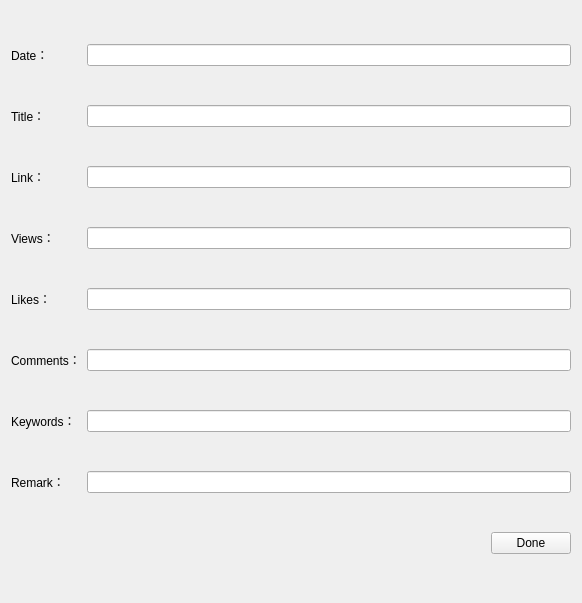
<?xml version="1.0" encoding="UTF-8"?>
<ui version="4.0">
 <class>NewArticle</class>
 <widget class="QWidget" name="NewArticle">
  <property name="geometry">
   <rect>
    <x>0</x>
    <y>0</y>
    <width>582</width>
    <height>603</height>
   </rect>
  </property>
  <property name="windowTitle">
   <string>Form</string>
  </property>
  <layout class="QVBoxLayout" name="verticalLayout">
   <item>
    <layout class="QHBoxLayout" name="horizontalLayout">
     <item>
      <widget class="QLabel" name="label">
       <property name="minimumSize">
        <size>
         <width>70</width>
         <height>0</height>
        </size>
       </property>
       <property name="text">
        <string>Date：</string>
       </property>
      </widget>
     </item>
     <item>
      <widget class="QLineEdit" name="dateEdit"/>
     </item>
    </layout>
   </item>
   <item>
    <layout class="QHBoxLayout" name="horizontalLayout_2">
     <item>
      <widget class="QLabel" name="label_2">
       <property name="minimumSize">
        <size>
         <width>70</width>
         <height>0</height>
        </size>
       </property>
       <property name="text">
        <string>Title：</string>
       </property>
      </widget>
     </item>
     <item>
      <widget class="QLineEdit" name="titleEdit"/>
     </item>
    </layout>
   </item>
   <item>
    <layout class="QHBoxLayout" name="horizontalLayout_3">
     <item>
      <widget class="QLabel" name="label_3">
       <property name="minimumSize">
        <size>
         <width>70</width>
         <height>0</height>
        </size>
       </property>
       <property name="text">
        <string>Link：</string>
       </property>
      </widget>
     </item>
     <item>
      <widget class="QLineEdit" name="linkEdit"/>
     </item>
    </layout>
   </item>
   <item>
    <layout class="QHBoxLayout" name="horizontalLayout_4">
     <item>
      <widget class="QLabel" name="label_4">
       <property name="minimumSize">
        <size>
         <width>70</width>
         <height>0</height>
        </size>
       </property>
       <property name="text">
        <string>Views：</string>
       </property>
      </widget>
     </item>
     <item>
      <widget class="QLineEdit" name="viewsEdit"/>
     </item>
    </layout>
   </item>
   <item>
    <layout class="QHBoxLayout" name="horizontalLayout_5">
     <item>
      <widget class="QLabel" name="label_5">
       <property name="minimumSize">
        <size>
         <width>70</width>
         <height>0</height>
        </size>
       </property>
       <property name="text">
        <string>Likes：</string>
       </property>
      </widget>
     </item>
     <item>
      <widget class="QLineEdit" name="likesEdit"/>
     </item>
    </layout>
   </item>
   <item>
    <layout class="QHBoxLayout" name="horizontalLayout_6">
     <item>
      <widget class="QLabel" name="label_6">
       <property name="minimumSize">
        <size>
         <width>70</width>
         <height>0</height>
        </size>
       </property>
       <property name="text">
        <string>Comments：</string>
       </property>
      </widget>
     </item>
     <item>
      <widget class="QLineEdit" name="commentsEdit"/>
     </item>
    </layout>
   </item>
   <item>
    <layout class="QHBoxLayout" name="horizontalLayout_7">
     <item>
      <widget class="QLabel" name="label_7">
       <property name="minimumSize">
        <size>
         <width>70</width>
         <height>0</height>
        </size>
       </property>
       <property name="text">
        <string>Keywords：</string>
       </property>
      </widget>
     </item>
     <item>
      <widget class="QLineEdit" name="keywordsEdit"/>
     </item>
    </layout>
   </item>
   <item>
    <layout class="QHBoxLayout" name="horizontalLayout_8">
     <item>
      <widget class="QLabel" name="label_8">
       <property name="minimumSize">
        <size>
         <width>70</width>
         <height>0</height>
        </size>
       </property>
       <property name="text">
        <string>Remark：</string>
       </property>
      </widget>
     </item>
     <item>
      <widget class="QLineEdit" name="remarkEdit"/>
     </item>
    </layout>
   </item>
   <item>
    <layout class="QHBoxLayout" name="horizontalLayout_9">
     <item>
      <spacer name="horizontalSpacer">
       <property name="orientation">
        <enum>Qt::Horizontal</enum>
       </property>
       <property name="sizeHint" stdset="0">
        <size>
         <width>40</width>
         <height>20</height>
        </size>
       </property>
      </spacer>
     </item>
     <item>
      <widget class="QPushButton" name="pushButton">
       <property name="text">
        <string>Done</string>
       </property>
      </widget>
     </item>
    </layout>
   </item>
  </layout>
 </widget>
 <resources/>
 <connections/>
</ui>
